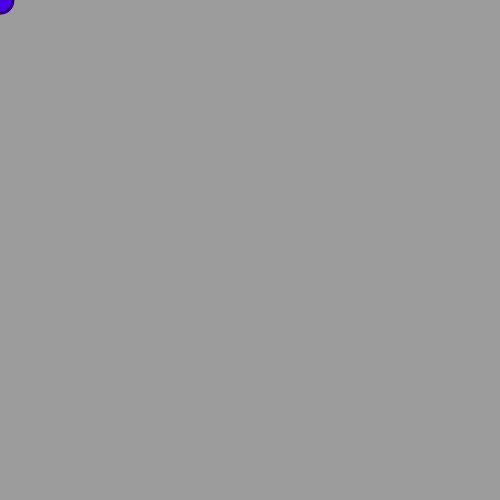
Frame 1 (no input)
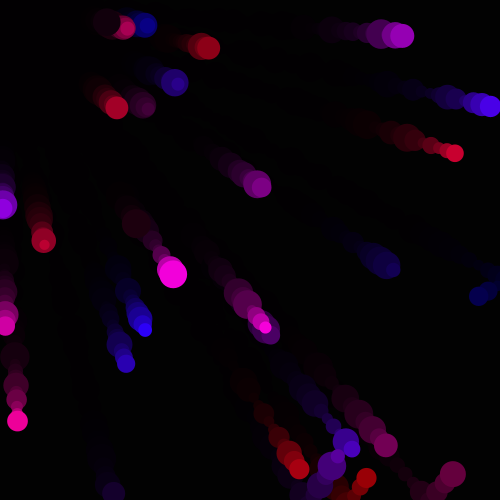
Frame 60 (the mouse pressed at the canvas centre just before this capture)
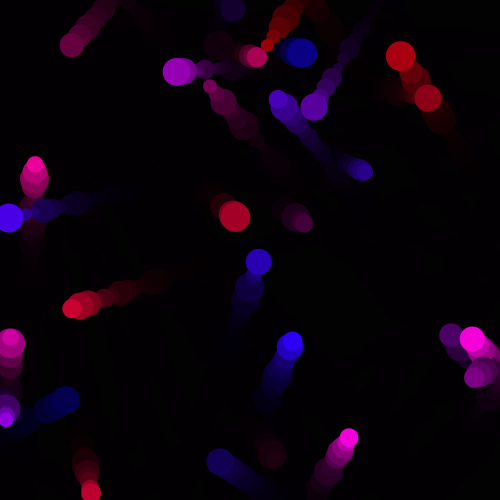
Frame 120 (the mouse held since frame 60 and released just before this capture)

The Processing sketch that drew these frames (run headless with seeded random() and noise(); from frame 60 on, the mouse is pressed at the canvas centre):

// Processing sketch: processing_42358
// ── processing_42358.pde

//moving balls with oop

int NUM_BALLS = 30;
//create an empty array called myBalls that can contain NUM_BALLS objects of the class ball

Ball[] myBalls = new Ball[NUM_BALLS];

void setup()
{
  size(500, 500);
  smooth();
  noStroke();
  //population
  for (int i = 0; i<NUM_BALLS; i++)
  {myBalls[i] = new Ball();
    
    myBalls[i].posY = sin(-height);//(random((0),( height)));
    myBalls[i].speedX = random(-10, 10);
    myBalls[i].speedY = random(-10, 10);
    myBalls[i].fillBallr = random(255);
    myBalls[i].fillBallg = random(255);
    myBalls[i].fillBallb = random(255);
    //myBalls[i].myDiameter = random(10,25);
  
  }
  }

void draw()
{
  fill(0,0,0,60);
  rect(0,0,width,height);
  for (int i = 0; i<NUM_BALLS; i++)
  { 
    myBalls[i].update();
  }
}

class Ball
{
  //properties
  float myDiameter = 10;
  float posX = cos(250);
  float posY = sin(250);
  float speedX= 10;
  float speedY = 20;
  float fillBallr = 234;
  float fillBallg =23;
  float fillBallb = 56;


  //method
  void update()
  {frameRate(20);
    myDiameter = random(10,30);
    fill(fillBallr, 0, fillBallb);
    ellipse(posX, posY, myDiameter, myDiameter);
    //speedX = speedX;
    //speedY = speedY;
  
  posY+= speedY;
  posX+= speedX;
   if (posX <=0) 
    { 
      speedX = -speedX;
    }
    if (posX >=width)
    {
      speedX = -speedX;
    }
 if (posY <=0)
    { 
      speedY = -speedY;
    }
    if (posY >=height)
    {     
      speedY = -speedY;
    }
    
  }
}
